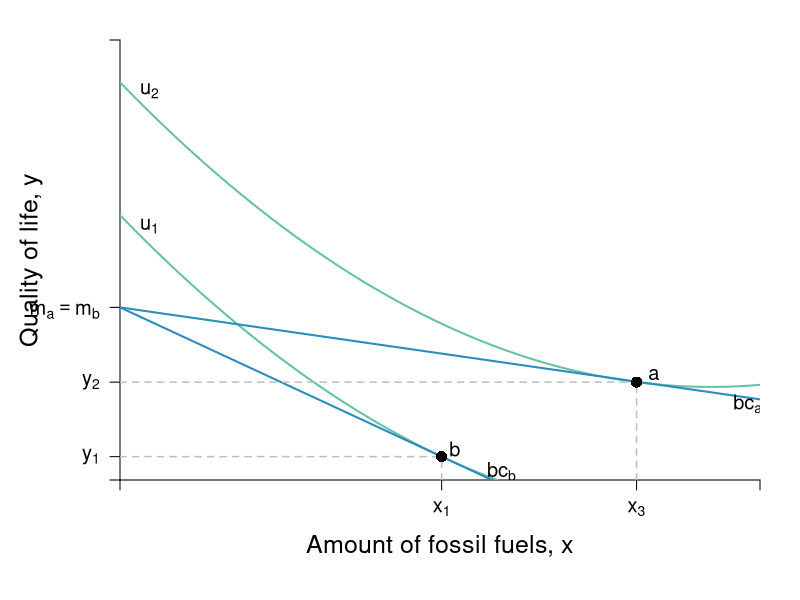

Generate this figure with R:
require(shape)
pdf(file = "indmarketdemand/carbon_tax_1.pdf", width = 9, height = 7)

#Set parameters for graphics
axislabelsize <- 1.5
labelsize <- 1.2
graphlinewidth <- 2
segmentlinewidth <- 1.5

COL <- c("#7fc97f", "#beaed4", "#fdc086", "#ffff99", "#386cb0", "#f0027f", "#bf5b17", "#666666")
COLA <- c("#e0f3db", "#99d8c9","#66c2a4","#41ae76", "#238b45", "#005824")
COLB <- c("#c6dbef", "#4eb3d3", "#2b8cbe", "#0868ac","#084081")
COLC <- c("#fcfbfd", "#efedf5", "#dadaeb", "#bcbddc", "#9e9ac8", "#807dba", "#6a51a3", "#54278f", "#3f007d")

par(mar =  c(6, 6, 2, 2))

mrsA <- function(x, rmax = 10, xmax = 20) {
  rmax - (rmax/xmax)*x
}


uA <- function(x, y, rmax = 3, xmax = 12) {
  y - rmax*x + (1/2)*(rmax/xmax)*x^2
}

indiffA1 <- function(x, uA = 10, rmax = 2.5, xmax = 10) {
  uA - rmax*x + (1/2)*(rmax/xmax)*(x^2)
}

offerCurve <- function(x, w, rmax = 2, xmax = 12) {
  w - rmax*x + (rmax/xmax)*x^2
}

bcA <- function(x, w, p) {
  w - p*x
}


xlims <- c(0, 13)
ylims <- c(0, 26)

npts <- 501 
x <- seq(xlims[1], xlims[2], length.out = npts)
y <- seq(ylims[1], ylims[2], length.out = npts) 
#a <- c(13, 16.75, 19.25)
a <- c(25.65, 23.5, 15)

plot(0, 0, xlim = xlims, ylim = ylims, type = "n",
     xlab = expression(paste("")),
     ylab = expression(paste("")), 
     xaxt = "n", 
     yaxt = "n", 
     cex.lab = axislabelsize, 
     bty = "n",
     xaxs="i", 
     yaxs="i")

# ticksy <- seq(from = ylims[1], to = ylims[2], by = 1)
# ylabels <- seq(from = ylims[1], to = ylims[2], by = 1)
# ticksx <- seq(from = xlims[1], to = xlims[2], by = 1)
# xlabels <- seq(from = xlims[1], to = xlims[2], by = 1)
ticksy <- c(0, 1.38, 5.784, 10.2, ylims[2])
ticksy_mod <- c(10)
ylabels_mod <- c(expression(paste(m[a] == m[b])))
ylabels <- c(NA, expression(paste(y[1])), expression(paste(y[2])), NA, NA)
ticksx <- c(0, 6.533, 10.493, xlims[2])
xlabels <- c(NA, expression(paste(x[1])), expression(paste(x[3])), NA)

axis(1, at = ticksx, pos = 0, labels = xlabels, cex.axis = labelsize)
axis(2, at = ticksy_mod, pos = 0, labels = ylabels_mod, tick = FALSE, las = 1, cex.axis = labelsize)
axis(2, at = ticksy, pos = 0, las = 1, labels = ylabels, cex.axis = labelsize)

npts <- 500 
xx1 <- seq(xlims[1], xlims[2], length.out = npts)

lines(xx1, uA(xx1, y = 15.65), col = COLA[3], lwd = graphlinewidth)
lines(xx1, uA(xx1, y = 23.5), col = COLA[3], lwd = graphlinewidth)
#lines(xx1, uA(xx1, y = 25), col = COLA[3], lwd = graphlinewidth)

#lines(xx1, bcA(xx1, w = 10, p = 1.5), col = COLB[3], lwd = graphlinewidth)
#lines(xx1, bcA(xx1, w = 18.9, p = 1.25), col = COLB[5], lwd = graphlinewidth)
lines(xx1, bcA(xx1, w = 10.2, p = 1.35), col = COLB[3], lwd = graphlinewidth)
lines(xx1, bcA(xx1, w = 10.2, p = 0.418), col = COLB[3], lwd = graphlinewidth)

#Label the axes
#mtext(expression(paste("Fossil fuels, ", x)), side=1, line = 2.5, cex = axislabelsize)
text(0.5*xlims[2], ylims[1] - 0.15*ylims[2], expression(paste("Amount of fossil fuels, ", x)), xpd = TRUE, cex = axislabelsize) 
text(-1.8, 0.5*ylims[2], expression(paste("Quality of life, ", y)), xpd = TRUE, cex = axislabelsize, srt = 90) 

#Label the indifference curves
#text(11.8, 1.3, expression(u[1]), cex = labelsize)


#Label the price lines
#text(8, 1.7, expression(paste(bc[1])))


#Add the contour plot for the indifference curves
#contour(x, y, 
#        outer(x, y, uA),
#        drawlabels = FALSE,
#        col = COLA[3],
#        lwd = graphlinewidth,
#        levels = a, 
#        xaxs="i", 
#        yaxs="i", 
#        add = TRUE)

#Segments for points on Offer curve
#segments(0, 10.709, 6.553, 10.709, lty = 2, col = "gray" , lwd = segmentlinewidth)
#segments(6.533, 0, 6.533, 10.709, lty = 2, col = "gray" , lwd = segmentlinewidth)
segments(0, 1.38, 6.553, 1.38, lty = 2, col = "gray" , lwd = segmentlinewidth)
segments(10.493, 0, 10.493, 5.784, lty = 2, col = "gray" , lwd = segmentlinewidth)
segments(0, 5.784, 10.493, 5.784, lty = 2, col = "gray" , lwd = segmentlinewidth)
#segments(10.5, 0, 10.5, 7.375, lty = 2, col = "gray" , lwd = segmentlinewidth)
segments(6.533, 0, 6.533, 1.38, lty = 2, col = "gray" , lwd = segmentlinewidth)

#Annotate points on offer curve mrs = p for each of p = 1, 0.5, 0.25
#Where mrs = 2 - (1/6)*x
#points(6.533, 10.709, pch = 16, col = "black", cex = 1.5)
points(10.493, 5.784, pch = 16, col = "black", cex = 1.5)
points(6.533, 1.38, pch = 16, col = "black", cex = 1.5)

text(10.493 + .35, 5.784 + .45, expression(paste(a)), cex = labelsize)
text(6.45  + .35, 1.38 + .45, expression(paste(b)), cex = labelsize)
#text(6.553 + .35, 10.709 + .45, expression(paste(c)), cex = labelsize)

text(0.6, 15, expression(paste(u[1])), cex = labelsize)
text(0.6, 21 + 2, expression(paste(u[2])), cex = labelsize)
#text(0.6, 24, expression(paste(u[3])), cex = labelsize)


text(7.75, 0.5, expression(paste(bc[b])), cex = labelsize)
text(12.75, 4.5, expression(paste(bc[a])), cex = labelsize)
#text(12.75, 2.5, expression(paste(bc[c])), cex = labelsize)

dev.off()
